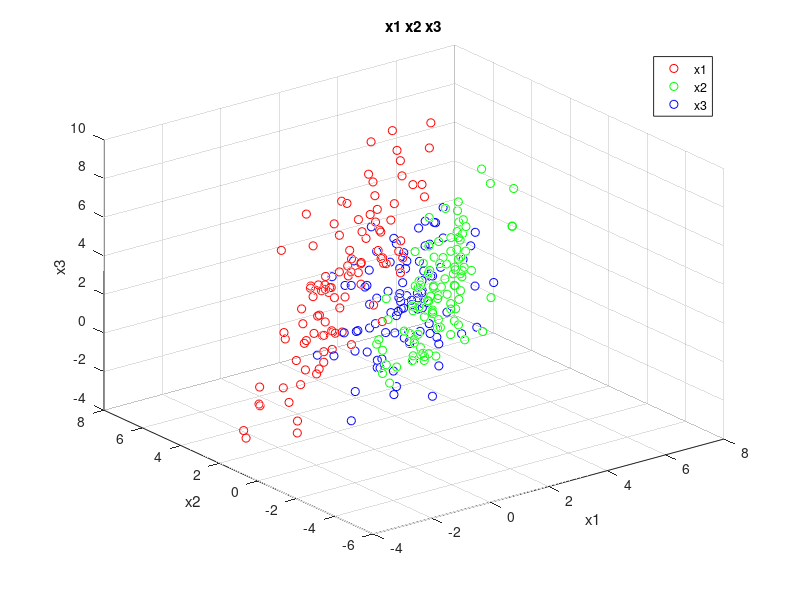
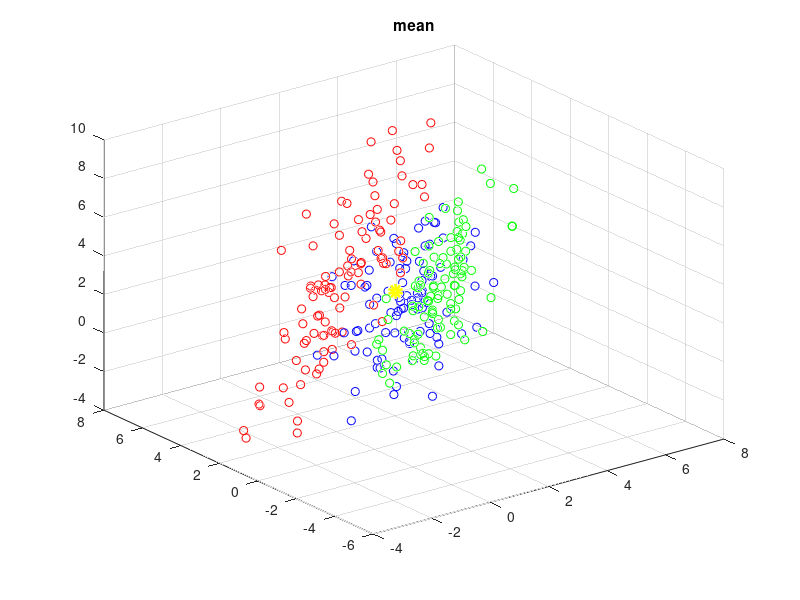
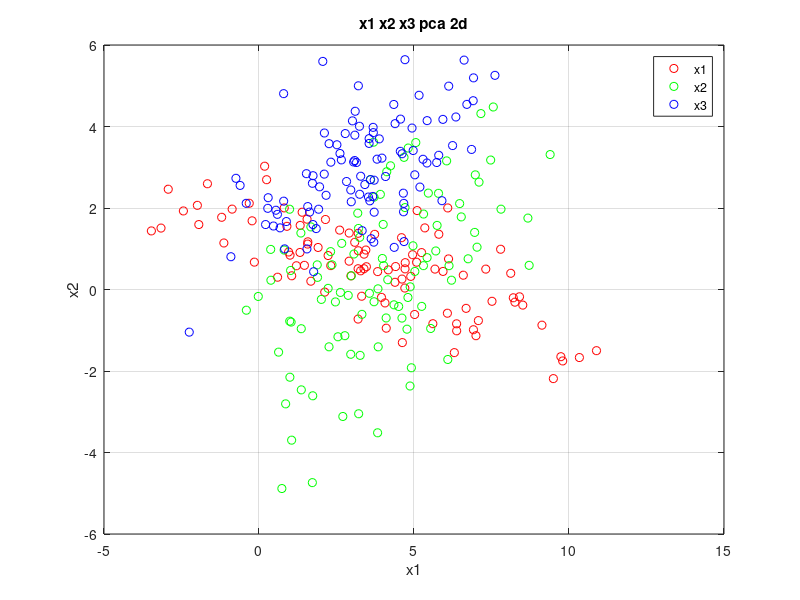
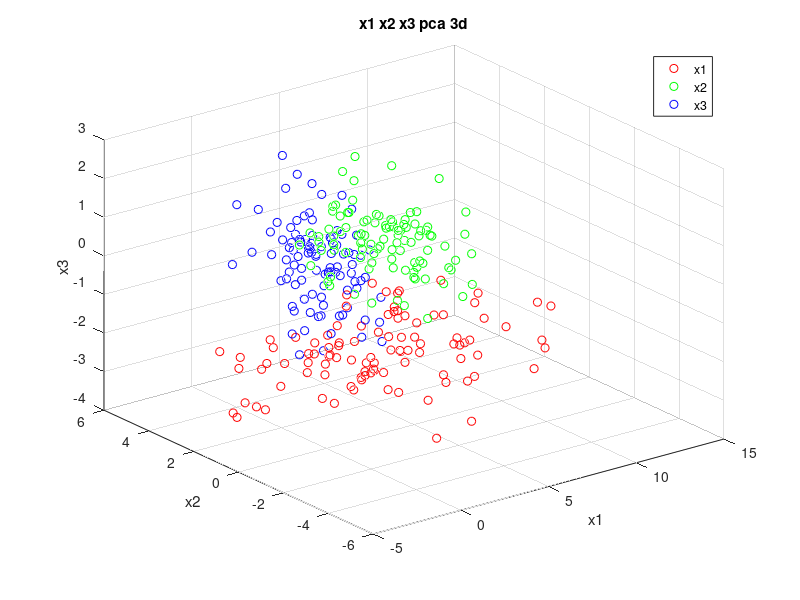

Recreate these plots in MATLAB, in order.
close all;
clear variables;
clc;

% means and covariances
mean_1 = [1;3;3];
mean_2 = [3;1;3];
mean_3 = [3;3;1];
cov_1 = [2.5 0.5 3.6;0.5 0.5 1.1; 3.6 1.1 8];
cov_2 = [2.5 2 1;2 2.5 0.5;1 0.5 2.5];
cov_3 = [2.5 1.5 1;1.5 2 1.5;1 1.5 2.5];

% samples
xa = mvnrnd(mean_1, cov_1, 100);
xb = mvnrnd(mean_2, cov_2, 100);
xc = mvnrnd(mean_3, cov_3, 100);


% transpose
x1=xa';
x2=xb';
x3=xc';

%show samples
plot3(x1(1,:),x1(2,:),x1(3,:),'ro')
grid on
hold on
plot3(x2(1,:),x2(2,:),x2(3,:),'go')
hold on
plot3(x3(1,:),x3(2,:),x3(3,:),'bo')
legend('x1','x2','x3')
title('x1 x2 x3')
xlabel('x1')
ylabel('x2')
zlabel('x3')

%mean of sample (pca)
x=[xa; xb; xc];
mx=(mean(x))';
figure,
plot3(mx(1,:),mx(2,:),mx(3,:),'yo', 'LineWidth', 5)
hold on
plot3(x1(1,:),x1(2,:),x1(3,:),'ro')
grid on
hold on
plot3(x2(1,:),x2(2,:),x2(3,:),'go')
hold on
plot3(x3(1,:),x3(2,:),x3(3,:),'bo')
title('mean')

%1
xx1=(x-repmat(mx',300,1))/300; %Xi-MeanXi
Sw=xx1'*xx1;

%2
%pca_1
figure,
% A = cov(x) ; 
[V,D] = eig(Sw);
[D, ind] = sort(diag(D), 'descend');
% V = V(:, ind);
% 
% w=zeros(3,2);
w(:,1)=V(:,ind(1,1));
w(:,2)=V(:,ind(2,1));

y1=w'*x1;
plot(y1(1,:),y1(2,:),'ro')
hold on
y2=w'*x2;
plot(y2(1,:),y2(2,:),'go')
hold on
y3=w'*x3;
plot(y3(1,:),y3(2,:),'bo')
grid on
legend('x1','x2','x3')
title('x1 x2 x3 pca 2d')
xlabel('x1')
ylabel('x2')
zlabel('x3')

%3
xz=(x-repmat(mx',300,1))/300; %Xi-MeanXi
Swa=xz'*xz;

%pca
figure,
% A = cov(x) ; 
[Va,Da] = eig(Swa);
[Da, inda] = sort(diag(Da), 'descend');
% V = V(:, ind);
% 
% w=zeros(3,2);
wz(:,1)=Va(:,inda(1,1));
wz(:,2)=Va(:,inda(2,1));
wz(:,3)=Va(:,inda(3,1));

yz1=wz'*x1;
plot3(yz1(1,:),yz1(2,:),yz1(3,:),'ro')
hold on
yz2=wz'*x2;
plot3(yz2(1,:),yz2(2,:),yz2(3,:),'go')
hold on
yz3=wz'*x3;
plot3(yz3(1,:),yz3(2,:),yz3(3,:),'bo')

grid on
legend('x1','x2','x3')
title('x1 x2 x3 pca 3d')
xlabel('x1')
ylabel('x2')
zlabel('x3')

figure,
plot3(yz1(1,:),yz1(2,:),yz1(3,:),'ro')
hold on
plot3(yz2(1,:),yz2(2,:),yz2(3,:),'go')
hold on
plot3(yz3(1,:),yz3(2,:),yz3(3,:),'bo')

grid on
legend('x1','x2','x3')
title('x1 x2 x3 pca 3d')
xlabel('x1')
ylabel('x2')
zlabel('x3')

Xa=xa-repmat(mean_1',100,1); %Xi-MeanXi
Sw1=Xa'*Xa;
[V1,D1] = eig(Sw1);
[D1, ind1] = sort(diag(D1), 'descend');
w1(:,1)=V1(:,ind1(1,1));
w1(:,2)=V1(:,ind1(2,1));
w1(:,3)=V1(:,ind1(3,1));
g1=(w1(:,1)/w1(:,3))'*x1;
plot3(g1(1,:),g1(2,:),g1(3,:),'rp')
hold on

Xb=xb-repmat(mean_2',100,1); %Xi-MeanXi
Sw2=Xb'*Xb;
[V2,D2] = eig(Sw2);
[D2, ind2] = sort(diag(D2), 'descend');
w2(:,1)=V2(:,ind2(1,1));
w2(:,2)=V2(:,ind(2,1));
w2(:,3)=V2(:,ind2(3,1));
g2=(w2(:,1)/w2(:,3))'*x2;
plot3(g2(1,:),g2(2,:),g2(3,:),'gp')
hold on

Xc=xc-repmat(mean_3',100,1); %Xi-MeanXi
Sw3=Xc'*Xc;
[V3,D3] = eig(Sw3);
[D3, ind3] = sort(diag(D3), 'descend');
w3(:,1)=V3(:,ind3(1,1));
w3(:,2)=V3(:,ind3(2,1));
w3(:,3)=V3(:,ind3(3,1));
g3=(w3(:,1)/w3(:,3))'*x3;
plot3(g3(1,:),g3(2,:),g3(3,:),'bp')
hold on

grid on
legend('x1','x2','x3')
title('x1 x2 x3 pca 3d')
xlabel('x1')
ylabel('x2')
zlabel('x3')





%mda
n1=100;
n2=100;
n3=100;
d=3;
c=3;
%% within-class scatter matrix
Xa=xa-repmat(mean_1',100,1); %Xi-MeanXi
Sw1=Xa'*Xa;
Xb=xb-repmat(mean_2',100,1); %Xi-MeanXi
Sw2=Xb'*Xb;
Xc=xc-repmat(mean_3',100,1); %Xi-MeanXi
Sw3=Xc'*Xc;
Sw=Sw1+Sw2+Sw3;
%% between -class scatter matrix
SB1=(n1)*(mean_1-mx)*(mean_1-mx)';
SB2=(n2)*(mean_2-mx)*(mean_2-mx)';
SB3=(n3)*(mean_3-mx)*(mean_3-mx)';
SB=SB1+SB2+SB3;
%% Computing the LDA projection W=Sw \ SB
W1=(inv(Sw))*SB;
% W=Sw \ SB;
%% getting the projection vectors
[V1,D1]=eig(W1);
[D1, ind1] = sort(diag(D1), 'descend');

w1=zeros(d,c-1);
w1(:,1)=V1(:,ind1(1,1));
w1(:,2)=V1(:,ind1(2,1));
figure,
ya=(w1'*x1);
plot(ya(1,:),ya(2,:),'rp')
hold on
yb=(w1'*x2);
plot(yb(1,:),yb(2,:),'gp')
hold on
yc=(w1'*x3);
plot(yc(1,:),yc(2,:),'bp')
grid on
title('mda')
legend('x1','x2','x3')
xlabel('x1')
ylabel('x2')
zlabel('x3')

%5
%% within-class scatter matrix
Xa1=xa-repmat(mean_1',100,1); %Xi-MeanXi
Sw1=Xa1'*Xa1;
Xb1=xb-repmat(mean_2',100,1); %Xi-MeanXi
Sw2=Xb1'*Xb1;

Swb=Sw1+Sw2;
%% Computing the LDA projection W=Sw \(m1-m2)
W_1=(inv(Swb))*(mean_1-mean_2);
% W=Sw \ SB;
%% getting the projection vectors
figure,
y_1=(W_1'*x1);
plot(y_1(1,:),0,'rp')
hold on
y_2=(W_1'*x2);
plot(y_2(1,:),0,'bp')
grid on
title('FLD')

%pdf
da=y_1';
m1=mean(da);
c1=da-repmat(m1,100,1); %Xi-MeanXi
cov1=c1'*c1;
figure
plot(da,normpdf(da,m1,cov1),'r*')
hold on
db=y_2';
m2=mean(db);
c2=db-repmat(m2,100,1); %Xi-MeanXi
cov2=c2'*c2;
plot(db,normpdf(db,m2,cov2),'b*')
grid on
title('PDF')